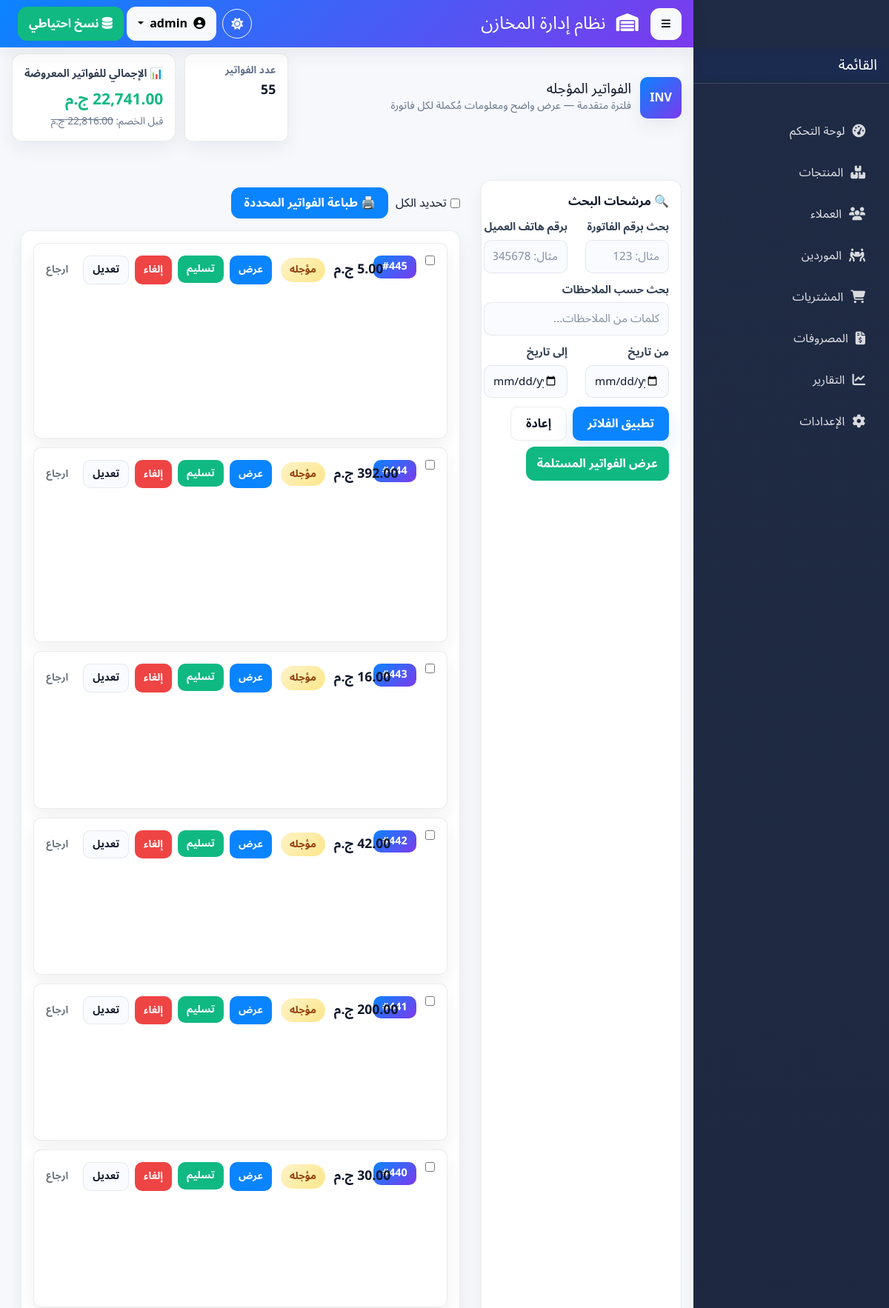
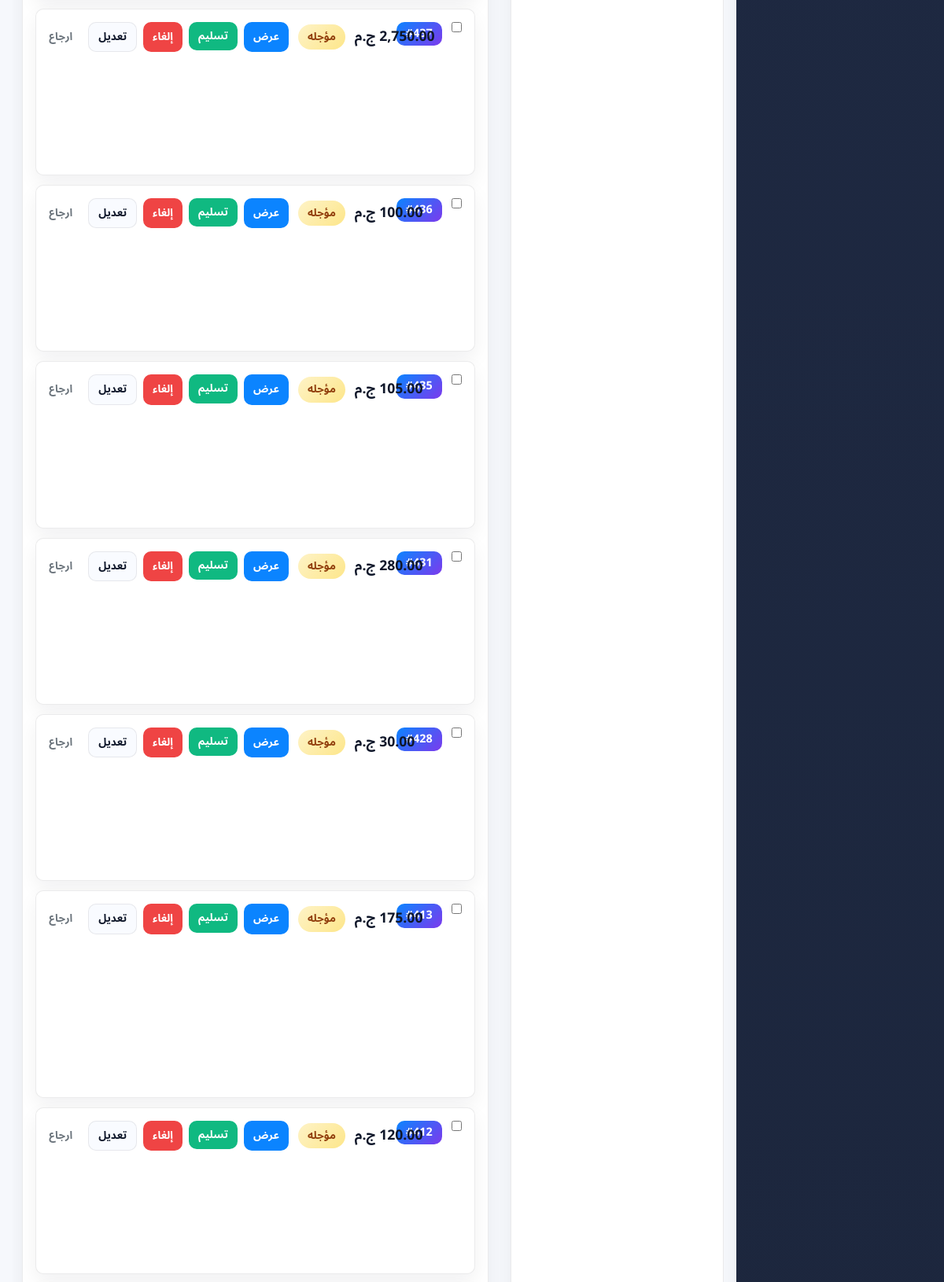
Screenshot of /admin/pending_invoices.php (signed in, upper part) with the database file from the repository (2 pictures, top to bottom).
### tables this page shows
CREATE TABLE `invoices_out` (
  `id` int(11) NOT NULL COMMENT 'المعرف التلقائي للفاتورة',
  `customer_id` int(11) NOT NULL COMMENT 'معرف العميل المرتبط بالفاتورة',
  `delivered` enum('yes','no','canceled','reverted') NOT NULL DEFAULT 'no' COMMENT 'هل تم التسليم؟ (نعم/لا)',
  `invoice_group` enum('group1','group2','group3','group4','group5','group6','group7','group8','group9','group10','group11') NOT NULL COMMENT 'مجموعة الفاتورة (من 1 إلى 11)',
  `created_by` int(11) DEFAULT NULL COMMENT 'معرف المستخدم الذي أنشأ الفاتورة',
  `created_at` timestamp NOT NULL DEFAULT current_timestamp() COMMENT 'تاريخ ووقت الإنشاء',
  `updated_by` int(11) DEFAULT NULL COMMENT 'معرف المستخدم الذي آخر من عدل الفاتورة',
  `updated_at` timestamp NULL DEFAULT NULL ON UPDATE current_timestamp() COMMENT 'تاريخ ووقت آخر تعديل',
  `notes` text DEFAULT NULL,
  `cancel_reason` varchar(255) DEFAULT NULL,
  `revert_reason` varchar(255) DEFAULT NULL,
  `total_before_discount` decimal(12,2) NOT NULL DEFAULT 0.00 COMMENT 'مجموع البيع قبل أي خصم',
  `discount_type` enum('percent','amount') NOT NULL DEFAULT 'percent' COMMENT 'نوع الخصم',
  `discount_value` decimal(10,2) NOT NULL DEFAULT 0.00 COMMENT 'قيمة الخصم: إذا percent -> تخزن النسبة وإلا قيمة المبلغ',
  `discount_amount` decimal(12,2) NOT NULL DEFAULT 0.00 COMMENT 'مبلغ الخصم المحسوب بالعملة',
  `total_after_discount` decimal(12,2) NOT NULL DEFAULT 0.00 COMMENT 'المجموع النهائي بعد الخصم',
  `total_cost` decimal(12,2) NOT NULL DEFAULT 0.00 COMMENT 'اجمالي التكلفة (مخزن للتقارير)',
  `profit_amount` decimal(12,2) NOT NULL DEFAULT 0.00 COMMENT 'اجمالي الربح = total_before_discount - total_cost'
);

### admin/pending_invoices.php (the view, shortened to what this page needs)
<?php
require_once dirname(__DIR__) . '/config.php';
function e($s)
{
    return htmlspecialchars($s ?? '', ENT_QUOTES | ENT_SUBSTITUTE, 'UTF-8');
}
?>
<?php
require_once BASE_DIR . 'partials/header.php';
$result = null;
$invoice_q = isset($_GET['invoice_q']) ? trim((string)$_GET['invoice_q']) : '';
$mobile_q  = isset($_GET['mobile_q']) ? trim((string)$_GET['mobile_q']) : '';
$notes_q = isset($_GET['notes_q']) ? trim((string)$_GET['notes_q']) : '';
$sql_select = "SELECT i.id, i.invoice_group, i.created_at,
                    COALESCE(c.name,'(عميل نقدي)') AS customer_name,
                    COALESCE(c.mobile,'-') AS customer_mobile,
                    u.username AS creator_name,
                    COALESCE(i.notes,'') AS notes,
                    COALESCE((SELECT SUM(item.total_price) FROM invoice_out_items item WHERE item.invoice_out_id = i.id),0) AS invoice_total,
                    i.total_before_discount,
                    i.discount_type,
                    i.discount_value,
                    i.discount_amount,
                    i.total_after_discount
            FROM invoices_out i
            LEFT JOIN customers c ON i.customer_id = c.id
            LEFT JOIN users u ON i.created_by = u.id
            WHERE i.delivered = 'no' ";
$sql_select .= " ORDER BY i.created_at DESC, i.id DESC LIMIT 2000";
if ($stmt = $conn->prepare($sql_select)) {
    if ($stmt->execute()) {
        $result = $stmt->get_result();
    } else {
        $message = "<div class='alert alert-danger'>خطأ أثناء تنفيذ استعلام جلب الفواتير: " . e($stmt->error) . "</div>";
    }
} else {
    $message = "<div class='alert alert-danger'>خطأ في تحضير استعلام: " . e($conn->error) . "</div>";
}
$delivered_invoices_link = BASE_URL . "admin/delivered_invoices.php";
$current_page_link = htmlspecialchars($_SERVER['PHP_SELF']);
require_once BASE_DIR . 'partials/sidebar.php';
?>
<div class="pending-invoices-page">
    <div class="shell container-fluid">
        <header class="top pt-2">
            <div class="brand">
                <div class="logo">INV</div>
                <div>
                    <h1>الفواتير المؤجله</h1>
                    <div class="sub">فلترة متقدمة — عرض واضح ومعلومات مُكملة لكل فاتورة</div>
                </div>
            </div>
            <div class="top-stats">
                <div class="stat">
                    <div class="lbl">عدد الفواتير</div>
                    <div class="num" id="stat-count"><?php echo ($result && $result->num_rows > 0) ? $result->num_rows : 0; ?></div>
                </div>
                <?php
                $displayed_total_after_discount = 0;
                $displayed_total_before_discount = 0;
                if ($result && $result->num_rows > 0) {
                    $result->data_seek(0);
                    while ($row = $result->fetch_assoc()) {
                        $total_before = floatval($row["total_before_discount"] ?? 0);
                        $total_after = floatval($row["total_after_discount"] ?? 0);
                        $displayed_total_before_discount += $total_before;
                        $displayed_total_after_discount += $total_after;
                    }
                    $result->data_seek(0);
                }
                ?>
                <div class="summary-card">
                    <div class="title">📊 الإجمالي للفواتير المعروضة</div>
                    <div class="value" style="color:var(--teal)"><?php echo number_format($displayed_total_after_discount, 2); ?> ج.م</div>
                    <?php if ($displayed_total_after_discount < $displayed_total_before_discount): ?>
                        <div style="font-size:0.85rem; color:var(--muted); margin-top:4px">
                            قبل الخصم: <span style="text-decoration:line-through"><?php echo number_format($displayed_total_before_discount, 2); ?> ج.م</span>
                        </div>
                    <?php endif; ?>
                </div>
            </div>
        </header>
        <div class="pending-invoices-main row  ">
            <section class="filters-section col-12 col-md-3" id=aria-label="مرشحات الفواتير">
                <div class="filter-title">🔍 مرشحات البحث</div>
                <form method="get" action="<?php echo $current_page_link; ?>" id="filterForm">
                    <div class="filters-grid">
                        <div class="row  ">
                            <div class="col-6 col-md-6 field">
                                <label for="fInvoice">بحث برقم الفاتورة</label>
                                <input id="fInvoice" name="invoice_q" type="text" placeholder="مثال: 123" value="<?php echo e($invoice_q); ?>" />
                            </div>
                            <div class="col-6 col-md-6 field">
                                <label for="fPhone"> برقم هاتف العميل</label>
                                <input id="fPhone" name="mobile_q" type="text" placeholder="مثال: 01012345678" value="<?php echo e($mobile_q); ?>" />
                            </div>
                        </div>
                        <div class="row">
                            <div class="col-12 field">
                                <label for="fNotes">بحث حسب الملاحظات</label>
                                <input id="fNotes" name="notes_q" type="text" placeholder="كلمات من الملاحظات..." value="<?php echo e($notes_q); ?>" />
                            </div>
                        </div>
                        <div class="row">
                            <div class="col-6   field">
                                <label>من تاريخ</label>
                                <input id="fFrom" name="date_from" type="date" value="<?php echo isset($_GET['date_from']) ? htmlspecialchars($_GET['date_from']) : ''; ?>" />
                            </div>
                            <div class="col-6 field">
                                <label>إلى تاريخ</label>
                                <input id="fTo" name="date_to" type="date" value="<?php echo isset($_GET['date_to']) ? htmlspecialchars($_GET['date_to']) : ''; ?>" />
                            </div>
                        </div>
                    </div>
                    <div class="filters-actions">
                        <button type="submit" class="btn apply">تطبيق الفلاتر</button>
                        <a href="<?php echo $current_page_link; ?>" class="btn reset">إعادة</a>
                        <a href="<?php echo $delivered_invoices_link; ?>" class="btn" style="background:var(--teal); color:#fff">عرض الفواتير المستلمة</a>
                    </div>
                </form>
            </section>
            <main class="content col-12 col-md-12 col-lg-8" id="contentArea">
                <div class="top-actions" style="display: flex; gap: 10px; align-items: center; margin-top: 10px;">
                    <label style="display: flex; align-items: center; gap: 5px; cursor: pointer;">
                        <input type="checkbox" id="selectAllInvoices">
                        تحديد الكل
                    </label>
                    <button id="printSelectedInvoices" class="btn" style="background: var(--primary); color: white; padding: 8px 16px;">
                        🖨️ طباعة الفواتير المحددة
                    </button>
                </div>
                <div class="list-wrapper">
                    <section id="list" class="list" aria-label="قائمة الفواتير">
                        <?php if ($result && $result->num_rows > 0): ?>
                            <?php
                            $result->data_seek(0);
                            while ($row = $result->fetch_assoc()):
                                $total_before_discount = floatval($row["total_before_discount"] ?? 0);
                                $total_after_discount = floatval($row["total_after_discount"] ?? 0);
                                $discount_amount = floatval($row["discount_amount"] ?? 0);
                                $discount_type = $row["discount_type"] ?? 'percent';
                                $discount_value = floatval($row["discount_value"] ?? 0);
                                $has_discount = ($discount_amount > 0 && abs($total_after_discount - $total_before_discount) > 0.01);
                                $final_amount = $has_discount ? $total_after_discount : $total_before_discount;
                            ?>
                                <article class="invoice">
                                    <div class="invoice-left">
                                        <input type="checkbox" class="invoice-checkbox" data-invoice-id=<?php echo e($row["id"]); ?>>
                                        <div class="badge">#<?php echo e($row["id"]); ?></div>
                                    </div>
                                    <div class="invoice-right">
                                        <?php if ($has_discount): ?>
                                            <div class="amount-with-discount">
                                                <div class="amount-original"><?php echo number_format($total_before_discount, 2); ?> ج.م</div>
                                                <div class="amount-final"><?php echo number_format($total_after_discount, 2); ?> ج.م</div>
                                                <div class="discount-badge">
                                                    <?php
                                                    if ($discount_type === 'percent') {
                                                        echo number_format($discount_value, 2) . '% خصم';
                                                    } else {
                                                        echo number_format($discount_amount, 2) . ' ج.م خصم';
                                                    }
                                                    ?>
                                                </div>
                                            </div>
                                        <?php else: ?>
                                            <div class="amount"><?php echo number_format($final_amount, 2); ?> ج.م</div>
                                        <?php endif; ?>
                                        <div class="status pending">
                                            مؤجله
                                        </div>
                                        <div class="actions">
                                            <button class="show btn-open-modal" data-invoice-id="<?php echo e($row["id"]); ?>">عرض</button>
                                            <?php if (isset($_SESSION['role']) && $_SESSION['role'] == 'admin'): ?>
                                                <form action="<?php echo $current_page_link; ?>?<?php echo http_build_query($_GET); ?>" method="post" style="display:inline;">
                                                    <button type="submit" name="mark_delivered" class="deliver">تسليم</button>
                                                </form>
                                                <button class="cancel btn-cancel-invoice" data-invoice-id="<?php echo e($row['id']); ?>">إلغاء</button>
                                                <button class="edit btn-edit-items" data-id="<?php echo e($row['id']); ?>">تعديل</button>
                                                <button class="btn btn-sm btn-outline-secondary btn-return-invoice btn"
                                                    data-invoice-id="<?php echo e($row['id']); ?>"
                                                    title="ارجاع">
                                                    ارجاع
                                                </button> <?php endif; ?>
                                        </div>
                                    </div>
                                </article>
                            <?php endwhile; ?>
                        <?php else: ?>
                            <div style="text-align:center;padding:40px;color:var(--muted)">
                                لا توجد فواتير غير مستلمة حالياً.
                            </div>
                        <?php endif; ?>
                    </section>
                </div>
            </main>
        </div>
    </div>
    <?php
    require_once BASE_DIR . 'partials/footer.php';
    ?>

### assets/css/index.css (style rules this page uses)
:root { --primary: #0b84ff; --primary-600: #0a6be0; --primary-700: #0a58c8; --accent: #7c3aed; --accent-600: #6d28d9; --teal: #10b981; --amber: #f59e0b; --rose: #ef4444; --const:white; --bg: #f6f8fc; --surface: #ffffff; --surface-2: #f9fbff; --text: #0f172a; --text-soft: #334155; --muted: #64748b; --border: rgba(2,6,23,0.08); --radius: 14px; --radius-sm: 10px; --radius-lg: 20px; --shadow-1: 0 10px 24px rgba(15,23,42,0.06); --shadow-2: 0 12px 28px rgba(11,132,255,0.14); --ring: 0 0 0 4px rgba(11,132,255,0.18); --header-h: 64px; --sidebar-w: 264px; --sidebar-w-mini: 84px; --fast: .15s ease; --normal: .25s cubic-bezier(.2,.8,.2,1); --grad-1: linear-gradient(135deg, #0b84ff, #7c3aed); --grad-2: linear-gradient(135deg, #10b981, #0ea5e9); --grad-3: linear-gradient(135deg, #f59e0b, #ef4444); --grad-4: linear-gradient(135deg, #ef4444, #b91c1c); }
* { scrollbar-width: thin; scrollbar-color: var(--border) var(--surface); }
[data-app] { font-family: "Tajawal","Noto Sans Arabic",system-ui,-apple-system,Segoe UI,Roboto,Arial,sans-serif; color: var(--text); background: var(--bg); min-height: 100vh; -webkit-font-smoothing: antialiased; -moz-osx-font-smoothing: grayscale; }
[data-app] a { text-decoration: none; }
[data-app] .container, [data-app] .container-fluid { padding-inline: 16px; }
::placeholder { color: var(--muted); opacity: 0.8; }
input[type="date"] { background-color: var(--surface); color: var(--text); border: 1px solid var(--border); border-radius: var(--radius-sm); padding: 6px 10px; font-size: 14px; }
[data-app] .btn { border-radius: 12px; font-weight: 800; padding: 10px 14px; transition: transform var(--fast), box-shadow var(--fast), background var(--fast); }
[data-app] .form-control, [data-app] .form-select, [data-app] textarea, [data-app] input[type="text"], [data-app] input[type="number"], [data-app] input[type="date"], [data-app] input[type="email"], [data-app] input[type="password"] { border-radius: 12px; border: 1px solid var(--border); background: var(--surface); padding: 10px 12px; color: var(--text); transition: border-color var(--fast), box-shadow var(--fast), background var(--fast), transform var(--fast); }
input[type="text"], input[type="number"], input[type="email"], input[type="tel"], textarea, select { width: 100%; padding: 10px 12px; border-radius: var(--radius-sm); border: 1px solid var(--border); background: var(--surface-2); color: var(--text); font-size: 0.95rem; transition: all var(--fast); }

### rows the page displays
invoices_out: id "445"
invoices_out: id "444"
invoices_out: id "443"
invoices_out: id "442", total_before_discount "42.00"
invoices_out: id "441"
invoices_out: id "440"
invoices_out: id "437"
invoices_out: id "436"
invoices_out: id "435"
invoices_out: id "431"
invoices_out: id "428"
invoices_out: id "413"
invoices_out: id "412"

### other values shown
$result->num_rows "55"
$displayed_total_after_discount "22,741.00"
$displayed_total_before_discount "22,816.00"
